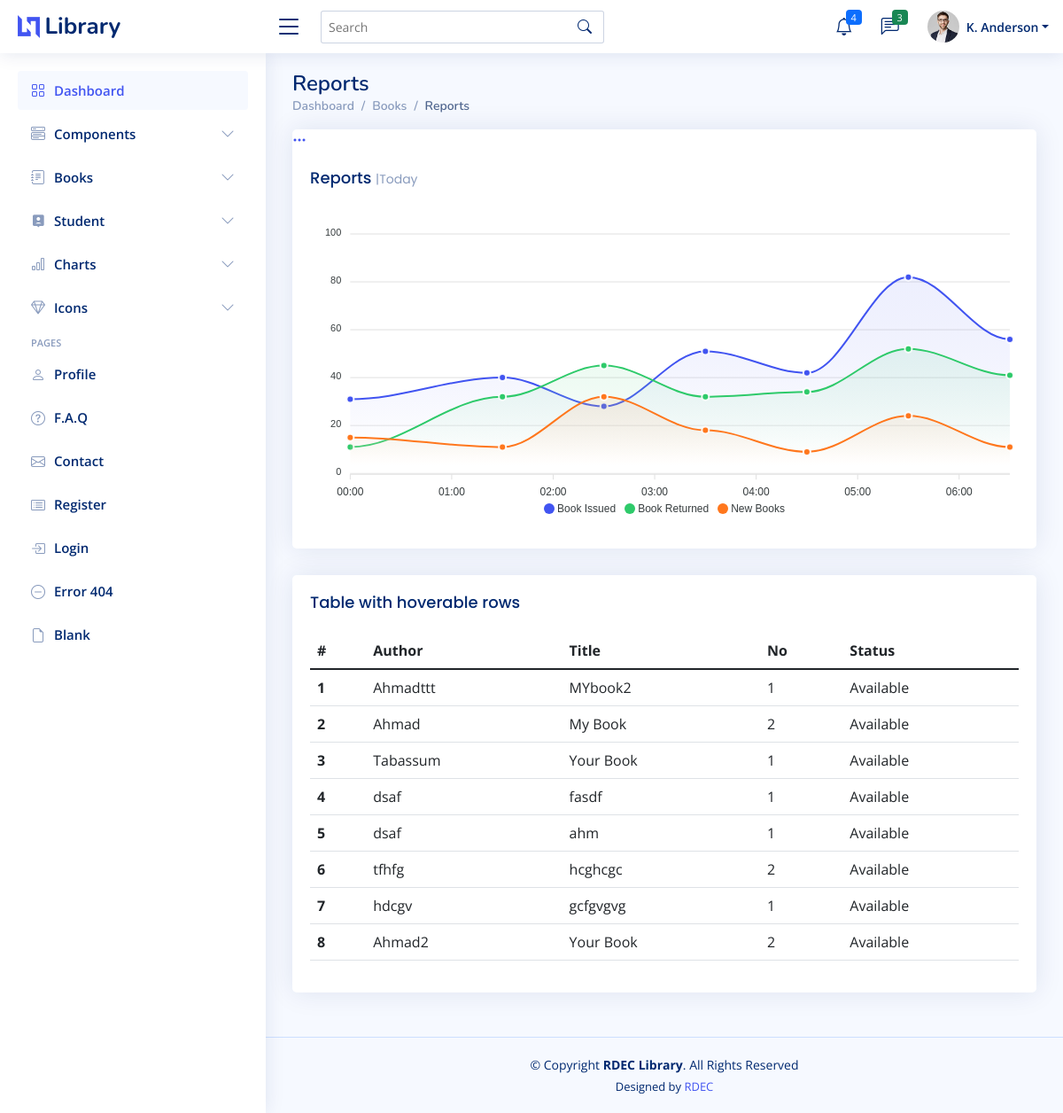
Page /clgsite/reports/ on the committed database.
### dashboard/models.py (models this page shows)
class AddBook(models.Model):
    Date = models.DateField(auto_now_add=True)
    Accession_Number = models.AutoField(primary_key=True)
    Author = models.CharField(max_length=400)
    Title = models.CharField(max_length=500)
    Volume = models.IntegerField(blank=True,null=True)
    Place = models.CharField(max_length=500)
    Publisher = models.CharField(max_length=400)
    Year_Of_Publication = models.IntegerField(blank=True,null=True)
    Source = models.CharField(max_length=400,blank=True,null=True)
    Pages = models.IntegerField(blank=True,null=True)
    Book_Number = models.IntegerField()
    Bill_Number = models.IntegerField(blank=True,null=True)
    Bill_Date = models.DateField(blank=True,null=True)
    Withdrawn_Date = models.DateField(blank=True,null=True)
    Remark = models.CharField(max_length=1000,blank=True,null=True)
    class_No = models.IntegerField(blank=True,null=True)
    Category=models.CharField(max_length=100,default=" ")

### dashboard/views.py (the view)
# urls.py: path('reports/',views.reports,name="Reports"),
def reports(request):
    books=AddBook.objects.all().order_by('Date')
    books=books[0:10]
    recentbook=[]
    for book in books:
        lstofcount=[]
        lstofcount.append(countbook(book.Author,book.Title))
        lstofcount.append(book)
        recentbook.append(lstofcount)
    lstofpop=[]
    for i in range(len(recentbook)):
        for j in range(len(recentbook)):
            if i!=j:
                if j not in lstofpop:
                    if recentbook[i][1].Author==recentbook[j][1].Author and recentbook[i][1].Title==recentbook[j][1].Title:
                        lstofpop.append(i)
    newlst=[]
    for i in range(len(recentbook)):
        if i not in lstofpop:
            newlst.append(recentbook[i])
    return render(request,"report.html",{"books":newlst})

### dashboard/views.py (called while the page is built)
def countbook(author,title):
    count = len(AddBook.objects.all().filter(Title=title,Author=author))
    return count

### templates/report.html (shortened to what this page needs)
{% extends "dashboardbase.html" %}
{% block css %}
<link href="/static/css/assets/css/style.css" rel="stylesheet">
{% endblock css %}
{% block main %}
<main id="main" class="main">
    <div class="pagetitle">
      <h1>Reports</h1>
      <nav>
        <ol class="breadcrumb">
          <li class="breadcrumb-item"><a href="index.html">Dashboard</a></li>
          <li class="breadcrumb-item">Books</li>
          <li class="breadcrumb-item active">Reports</li>
        </ol>
      </nav>
    </div>
    <section class="section">
      <div class="col-12">
        <div class="card">
              <div class="filter">
                  <a class="icon" href="#" data-bs-toggle="dropdown"><i class="bi bi-three-dots"></i></a>
              </div>
          <div class="card-body">
            <h5 class="card-title">Reports <span>|Today</span></h5>
            <div id="reportsChart"></div>
          </div>
        </div>
      </div>
      <div class="card">
            <div class="card-body">
              <h5 class="card-title">Table with hoverable rows</h5>
              <table class="table table-hover">
                <thead>
                  <tr>
                    <th scope="col">#</th>
                    <th scope="col">Author</th>
                    <th scope="col">Title</th>
                    <th scope="col">No</th>
                    <th scope="col">Status</th>
                  </tr>
                </thead>
                <tbody>
                  {% for book in books %}
                  <tr data-bs-toggle="modal" data-bs-target="#verticalycentered">
                    <th scope="row">{{forloop.counter}}</th>
                    <td>{{book.1.Author}}</td>
                    <td>{{book.1.Title}}</td>
                    <td>{{book.0}}</td>
                    <td>Available</td>
                  </tr>
                  {% endfor %}
                </tbody>
              </table>
            </div>
          </div>
    </section>
  </main>
{% endblock main %}

### static/css/assets/css/style.css (style rules this page uses)
:root { scroll-behavior: smooth; }
body { font-family: "Open Sans", sans-serif; background: #f6f9ff; color: #444444; }
h1, h2, h3, h4, h5, h6 { font-family: "Nunito", sans-serif; }
#main { margin-top: 60px; padding: 20px 30px; transition: all 0.3s; }
.pagetitle { margin-bottom: 10px; }
.pagetitle h1 { font-size: 24px; margin-bottom: 0; font-weight: 600; color: #012970; }
.card { margin-bottom: 30px; border: none; border-radius: 5px; box-shadow: 0px 0 30px rgba(1, 41, 112, 0.1); }
.card-title { padding: 20px 0 15px 0; font-size: 18px; font-weight: 500; color: #012970; font-family: "Poppins", sans-serif; }
.card-title span { color: #899bbd; font-size: 14px; font-weight: 400; }
.card-body { padding: 0 20px 20px 20px; }
.breadcrumb { font-size: 14px; font-family: "Nunito", sans-serif; color: #899bbd; font-weight: 600; }
.breadcrumb a { color: #899bbd; transition: 0.3s; }
.breadcrumb .breadcrumb-item::before { color: #899bbd; }
.breadcrumb .active { color: #51678f; font-weight: 600; }
@media (min-width: 1200px) { #main, #footer { margin-left: 300px; } }

### rows in the picture
AddBook: Author "Ahmadttt", Title "MYbook2", book "1"
AddBook: Author "Ahmad", Title "My Book", Accession_Number "2"
AddBook: Author "Tabassum", Title "Your Book", book "1"
AddBook: Author "dsaf", Title "fasdf", book "1"
AddBook: Author "dsaf", Title "ahm", Volume "1"
AddBook: Author "tfhfg", Title "hcghcgc", book "2"
AddBook: Author "hdcgv", Title "gcfgvgvg", book "1"
AddBook: Author "Ahmad2", Title "Your Book", book "2"
